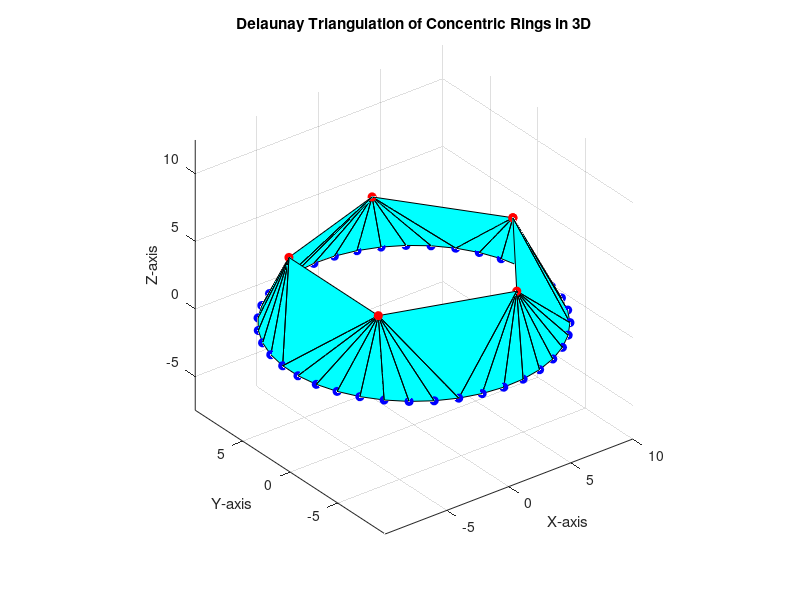

The MATLAB script that drew this image:

% Parameters
n1 = 6; % Number of points on the first ring
n2 = 40; % Number of points on the second ring
r1 = 8;  % Radius of the first ring
r2 = 10; % Radius of the second ring
z1 = 5;  % Height of the first ring
z2 = 0;  % Height of the second ring

% Generate points on the first ring (z = z1)
theta1 = linspace(0, 2*pi, n1);
x1 = r1 * cos(theta1);
y1 = r1 * sin(theta1);
z1 = z1 * ones(size(x1)); % Set z-coordinates for the first ring

% Generate points on the second ring (z = z2)
theta2 = linspace(0, 2*pi, n2);
x2 = r2 * cos(theta2);
y2 = r2 * sin(theta2);
z2 = z2 * ones(size(x2)); % Set z-coordinates for the second ring

% Combine points
x = [x1, x2];
y = [y1, y2];
z = [z1, z2];

% Perform Delaunay triangulation
DT = delaunay(x, y);

% Identify faces that are formed entirely by inner ring points
innerRingFaces = find(all(ismember(DT, 1:n1), 2)); % Faces with all vertices from inner ring

% Remove the identified faces
DT(innerRingFaces, :) = []; % Remove faces

% Visualize the modified triangulation in 3D
figure;
trisurf(DT, x, y, z, 'FaceColor', 'cyan', 'EdgeColor', 'k'); % Color the mesh
hold on;
plot3(x1, y1, z1, 'ro', 'MarkerFaceColor', 'r'); % Points on the first ring
plot3(x2, y2, z2, 'bo', 'MarkerFaceColor', 'b'); % Points on the second ring
title('Delaunay Triangulation of Concentric Rings in 3D');
xlabel('X-axis');
ylabel('Y-axis');
zlabel('Z-axis');
view(3); % 3D view
axis equal;
grid on;
hold off;